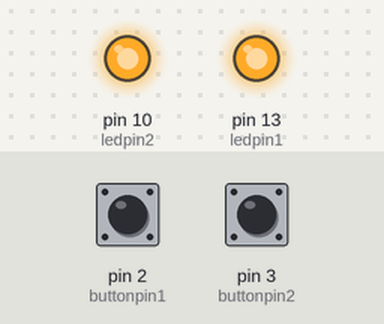
A sketch run on a simulated Arduino Uno, built with avr-gcc and run on an emulated ATmega328P. Shown: output pins drawn as LEDs (lit = HIGH). The inputs (shaded band) are chosen by the test bench; at power-on: pin 2 (buttonpin1) LOW, pin 3 (buttonpin2) LOW.

Above: at 1.2 s.
1.3 s: pin 2 (buttonpin1) pulled HIGH for 0.15 s
At 1.37 s:
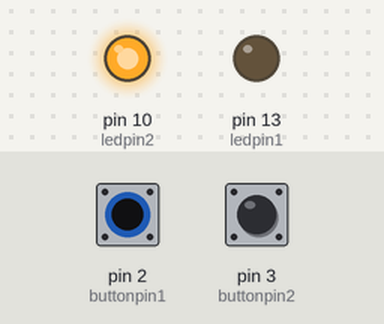
2.9 s: pin 3 (buttonpin2) pulled HIGH for 0.15 s
At 2.97 s:
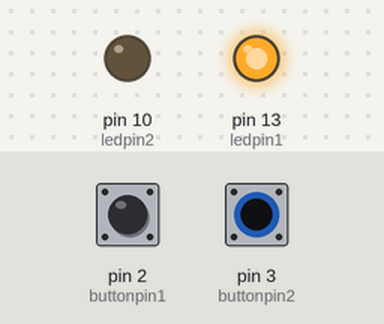
4.5 s: pin 3 (buttonpin2) pulled HIGH for 3.2 s
At 8.8 s:
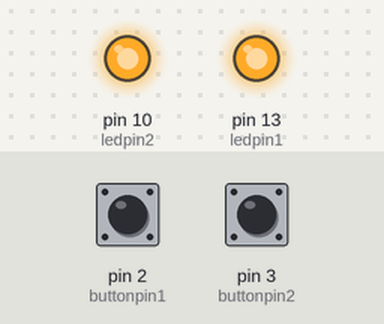
9.2 s: pin 2 (buttonpin1) pulled HIGH for 3.2 s
At 9.9 s:
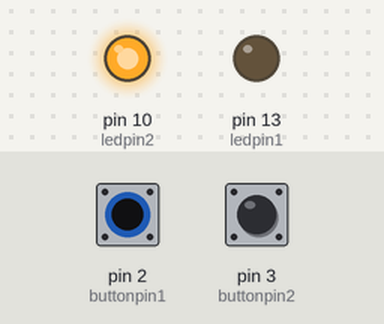
13.9 s: pin 2 (buttonpin1) driven HIGH and pin 3 (buttonpin2) driven HIGH
At 14.7 s:
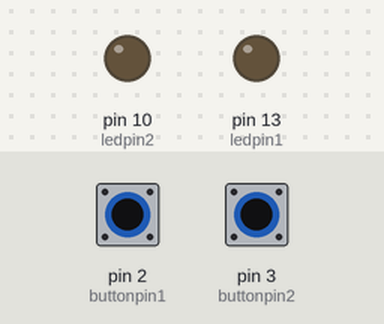
Timing chart, 0 to 16.4 s (numbered marks = the images above; inputs shaded):
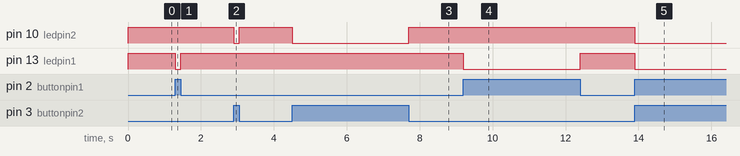

Measured:
- after the input at 1.3 s, pin 13 (ledpin1): HIGH → LOW at once, → HIGH 0.15 s later
- after the input at 2.9 s, pin 10 (ledpin2): HIGH → LOW at once, → HIGH 0.15 s later
- after the input at 4.5 s, pin 10 (ledpin2): HIGH → LOW at once, → HIGH 3.2 s later
- after the input at 9.2 s, pin 13 (ledpin1): HIGH → LOW at once, → HIGH 3.2 s later
- after the input at 13.9 s, pin 10 (ledpin2), pin 13 (ledpin1): HIGH → LOW at once

The sketch:

Project_9_To_make_a_lamp.ino
```cpp
/*
keyestudio Max Development Board
Project 9
To make a lamp
http://www.keyestudio.com
*/

int ledpin1=13;//定义数字13 接口
int ledpin2=10;////定义数字10 接口
int buttonpin1=2;//定义数字2 接口
int buttonpin2=3;//定义数字3 接口
int val1;//定义变量val1
int val2;//定义变量val2

void setup()
{
pinMode(ledpin1,OUTPUT);//定义小灯接口为输出接口
pinMode(ledpin2,OUTPUT);//定义小灯接口为输出接口
pinMode(buttonpin1,INPUT);//定义按键接口为输入接口
pinMode(buttonpin2,INPUT);//定义按键接口为输入接口
}
void loop()
{
val1=digitalRead(buttonpin1);//读取数字2 口电平值赋给val
val2=digitalRead(buttonpin2);//读取数字3 口电平值赋给val
if(val1==HIGH)//检测按键是否按下，按键按下时小灯亮起
{
  digitalWrite(ledpin1,LOW);
}
else
{
  digitalWrite(ledpin1,HIGH);
}

if(val2==HIGH)//检测按键是否按下，按键按下时小灯亮起
{
  digitalWrite(ledpin2,LOW);
}
else
{
  digitalWrite(ledpin2,HIGH);}
}
```
